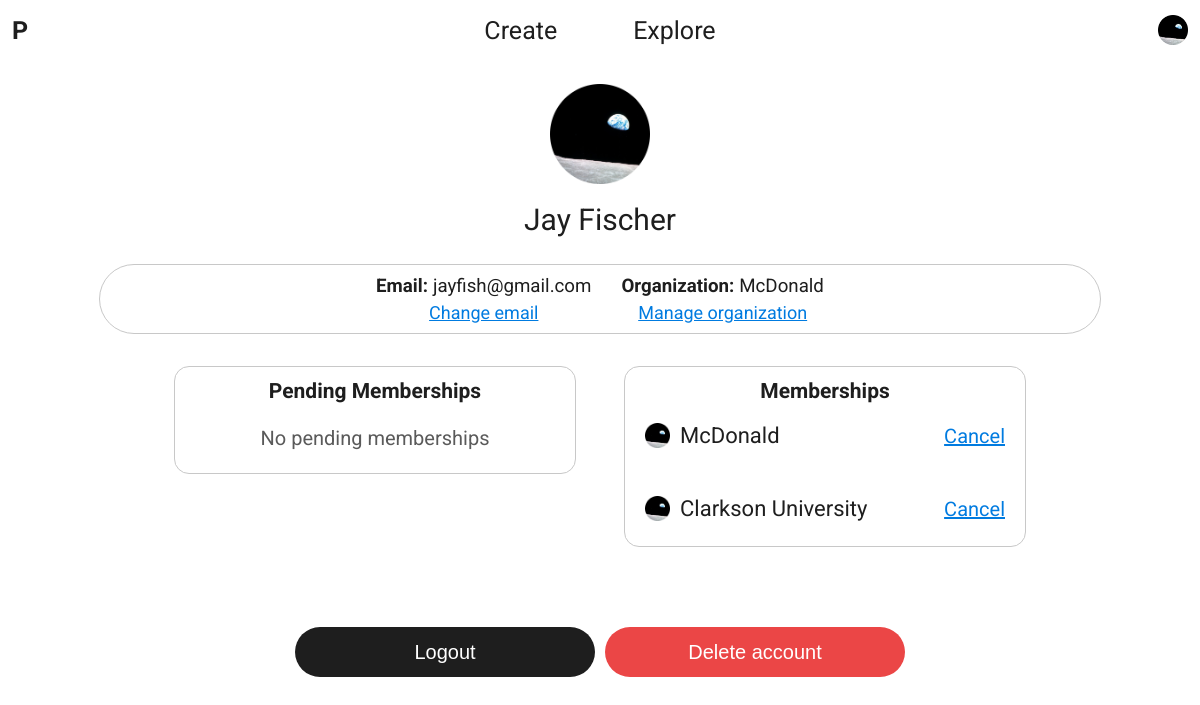
/profile/ (signed in), run on an earlier commit of the app's database.
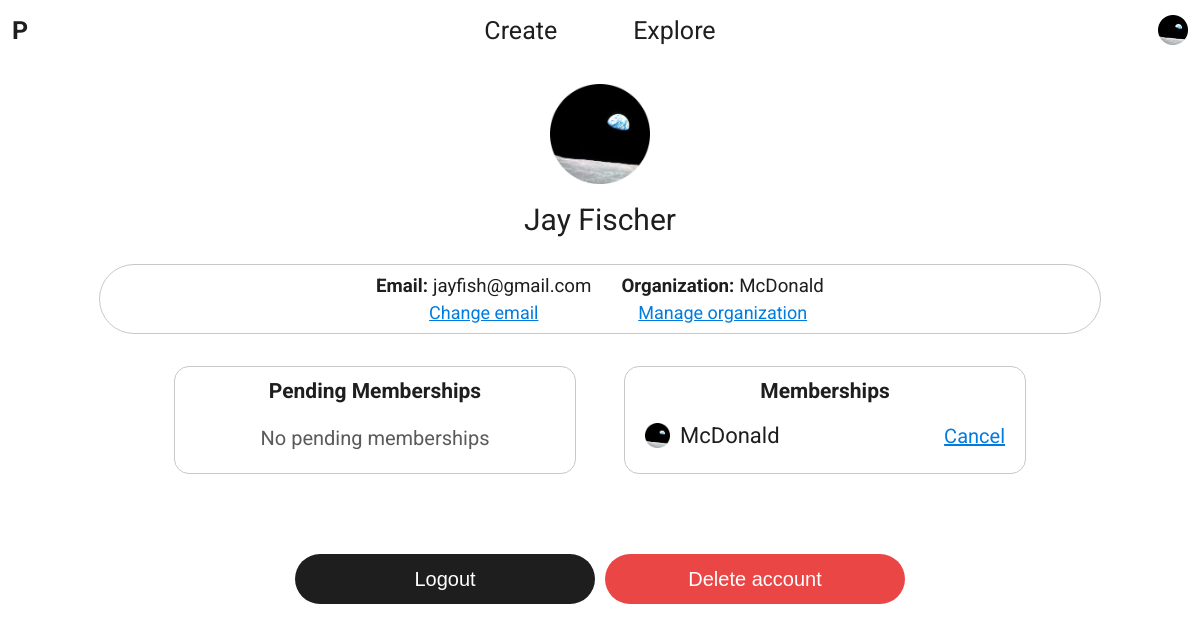
And on a later commit of the database.
### builder/models.py (models this page shows, shortened)
class Profile(models.Model):
    user = models.OneToOneField(settings.AUTH_USER_MODEL, on_delete=models.CASCADE)
    organization = models.ForeignKey(Organization, null=True, on_delete=models.SET_NULL)

class Organization(models.Model):
    name = models.CharField(max_length=LENGTH_SHORT)
    private = models.BooleanField(default=False)
    owner = models.ForeignKey(settings.AUTH_USER_MODEL, on_delete=models.CASCADE) # SET_NULL? Orphan Organization?

class Membership(models.Model):
    user = models.ForeignKey(settings.AUTH_USER_MODEL, on_delete=models.CASCADE)
    organization = models.ForeignKey(Organization, on_delete=models.CASCADE)
    relatedDate = models.DateField()
    approved = models.BooleanField(default=False)

### meta/views.py (the view, shortened to what this page needs)
# urls.py: path('profile/', views.profile, name='profile'),
@login_required
def profile(request):
    if request.method == 'GET':
        content = {'pendingMemberships': Membership.objects.filter(user=request.user, approved=False)[:settings.MAX_DASHBOARD_LIST_ENTRIES],
                   'memberships': Membership.objects.filter(user=request.user, approved=True)[:settings.MAX_DASHBOARD_LIST_ENTRIES],
                   'changeEmailForm': ChangeEmailForm()}
        return render(request, 'profile.html', content)

### meta/templates/profile.html (shortened to what this page needs)
<html>
    {% load static %}
    <head>
        <link rel="stylesheet" type="text/css" href="{% static 'styles/profile.css' %}">
    </head>
    <body>
        {% include 'core.html' %}
        <div class="content">
            {% if request.user.profile.organization %}
                <img src="{% static 'images/earth.png' %}" alt="earth">
            {% else %}
                <img src="{% static 'images/cliff.png' %}" alt="cliff">
            {% endif %}
            <h2 style="font-size: 30px">{{ request.user.get_full_name }}</h2>
            <div class="stats-bar" style="margin-top: 3vh">
                <div class="item">
                    <h3><b>Email: </b>{{ request.user.email }}</h3>
                    <a onclick="changeEmailPopup.display()">Change email</a>
                </div>
                {% if request.user.profile.organization %}
                    <div class="item">
                        <h3><b>Organization: </b>{{ request.user.profile.organization.name }}</h3>
                        <a href="{% url 'manage_organization' %}">Manage organization</a>
                    </div>
                {% endif %}
            </div>
            <div class="dashboard" style="max-width: 900px">
                <div class="item" style="max-width: 400px">
                    <h3>Pending Memberships</h3>
                    {% if pendingMemberships %}
                        <div class="list">
                            {% for membership in pendingMemberships %}
                                {% if forloop.counter == pendingMemberships|length %}
                                <div class="element" style="margin-bottom: 5px">
                                {% else %}
                                <div class="element">
                                {% endif %}
                                    <a class="info" href="{% url 'explore' %}?organization={{ membership.organization.name }}">
                                        <div class="iconname">
                                            <img src="{% static 'images/earth.png' %}" alt="earth">
                                            <h4>{{ membership.organization.name }}</h4>
                                        </div>
                                    </a>
                                    <div class="actions">
                                        <a onclick="confirmationPopup.display('Cancel your pending membership request to <b>{{ membership.organization.name }}</b>?',
                                                                              'Cancel request',
                                                                              'membershipIdToCancel',
                                                                              {{ membership.id }})">Cancel</a>
                                    </div>
                                </div>
                            {% endfor %}
                        </div>
                        {% if pendingMemberships|length > settings.MAX_DASHBOARD_LIST_ENTRIES %}
                            <div class="footer">
                                <h4>{{ pendingMemberships|length }} total</h4>
                                <a href="{% url 'home' %}">View all ></a>
                            </div>
                        {% endif %}
                    {% else %}
                        <div class="empty-list">
                            <h4>No pending memberships</h4>
                        </div>
                    {% endif %}
                </div>
                <div class="item" style="max-width: 400px">
                    <h3>Memberships</h3>
                    {% if memberships %}
                        <div class="list">
                            {% for membership in memberships %}
                                {% if forloop.counter == memberships|length %}
                                <div class="element" style="margin-bottom: 5px">
                                {% else %}
                                <div class="element">
                                {% endif %}
                                    <a class="info" href="{% url 'explore' %}?organization={{ membership.organization.name }}">
                                        <div class="iconname">
                                            <img src="{% static 'images/earth.png' %}" alt="earth">
                                            <h4>{{ membership.organization.name }}</h4>
                                        </div>
                                    </a>
                                    <div class="actions">
                                        {% if membership.organization.private %}
                                            <a onclick="confirmationPopup.display(`Cancel your membership with <b>{{ membership.organization.name }}</b>?
                                                                                   <br><br>This organization is private, so you will lose access to its Pages.`,
                                                                                  'Cancel membership',
                                                                                  'membershipIdToCancel',
                                                                                  {{ membership.id }})">Cancel</a>
                                        {% else %}
                                            <a onclick="confirmationPopup.display(`Cancel your membership with <b>{{ membership.organization.name }}</b>?
                                                                                   <br><br>This organization is public, so you will still have access to its Pages.`,
                                                                                  'Cancel membership',
                                                                                  'membershipIdToCancel',
                                                                                  {{ membership.id }})">Cancel</a>
                                        {% endif %}
                                    </div>
                                </div>
                            {% endfor %}
                        </div>
                    {% else %}
                        <div class="empty-list">
                            <h4>No memberships</h4>
                        </div>
                    {% endif %}
                </div>
            </div>
            <div class="account-actions">
                <button class="action-button"
                        onclick="confirmationPopup.display('Logout of account associated with <b>{{ request.user.email }}</b>?',
                                                           'Logout',
                                                           'logout',
                                                           'True')">Logout</button>
                <button class="action-button" id="deleteAccountButton"
                        onclick="confirmationPopup.display(`This will permanently delete the account associated
                                                            with <br><br><b>{{ request.user.email }}</b><br><br>
                                                            All data will be lost and this action cannot be undone.`,
                                                           'Delete',
                                                           'deleteAccount',
                                                           'True')">Delete account</button>
            </div>
        </div>
        {% include 'base_popup.html' %}
        {% include 'confirmation_popup.html' %}
        {% include 'change_email_popup.html' %}
    </body>
</html>

### pages/templates/core.html (shortened to what this page needs)
{% load static %}
<link rel="stylesheet" type="text/css" href="{% static 'styles/core.css' %}">
<div class="top-nav">
    <div class="left">
        <a href="{% url 'home' %}">P</a>
    </div>
    <div class="center">
        <a href="{% url 'create_pitch' %}">Create</a>
        {% if request.user.is_anonymous %}
            <a href="{% url 'login' %}">Explore</a>
        {% else %}
            <a href="{% url 'explore' %}">Explore</a>
        {% endif %}
    </div>
    <div class="right">
        {% if request.user.is_anonymous %}
            <a href="{% url 'login' %}">Login</a>
        {% else %}
            <a href="{% url 'profile' %}">
                {% if request.user.profile.organization %}
                    <img src="{% static 'images/earth.png' %}" alt="profile">
                {% else %}
                    <img src="{% static 'images/cliff.png' %}" alt="profile">
                {% endif %}
            </a>
        {% endif %}
    </div>
</div>

### pages/templates/base_popup.html (shortened to what this page needs)
{% load static %}
<link rel="stylesheet" type="text/css" href="{% static 'styles/base_popup.css' %}">

### pages/templates/confirmation_popup.html (shortened to what this page needs)
{% load static %}
<link rel="stylesheet" type="text/css" href="{% static 'styles/confirmation_popup.css' %}">

### meta/templates/change_email_popup.html (shortened to what this page needs)
{% load static %}
<link rel="stylesheet" type="text/css" href="{% static 'styles/change_email_popup.css' %}">

### meta/static/styles/profile.css (style rules this page uses)
.content img { width: 100px; margin-top: 3vh; }
.content a { margin: 10px 0 0 0; font-size: 18px; font-weight: normal; text-align: center; }
.content .account-actions { width: 100%; display: flex; justify-content: center; flex-wrap: wrap; margin: 4vmin 0 0 0; }
.content .account-actions #deleteAccountButton { background-color: rgb(235, 70, 70); }
@media only screen and (min-width: 580px) { .content .account-actions button { margin-left: 5px; margin-right: 5px; } }

What changed in the data, as far as the page shows it:
removed Membership: organization.name "Clarkson University"
